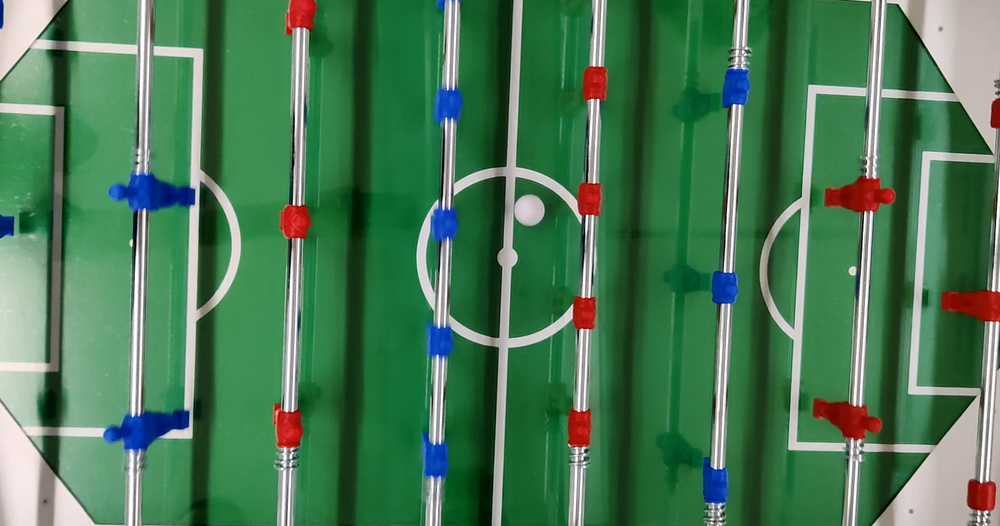
#> input picture back/images/stop/color.png, 1000 x 526 px, shrunk from 1763 x 928 before the run
$ python photo.py
#> lines starting #> are read from the running program, lines starting #| are printed output that depends on the picture; after the words box and inside, x2 and y2 are one past the last pixel; in counts of white or black regions, pixels touching at a corner belong together
#!/usr/bin/env python3

import cv2 as cv
import numpy as np
from matplotlib import pyplot as plt


# # img_gray = cv2.cvtColor(img, cv2.COLOR_BGR2GRAY)
# # img_rgb = cv2.cvtColor(img, cv2.COLOR_BGR2RGB)


# # stop_data = cv2.CascadeClassifier('stop_data.xml')

# # found = stop_data.detectMultiScale(img_gray,
# #                                    minSize =(20, 20))

# # amount_found = len(found)

# # if amount_found != 0:
# #     for (x, y, width, height) in found:
# #         cv2.rectangle(img_rgb, (x, y),
# #                       (x + height, y + width),
# #                       (0, 255, 0), 5)

# # img = np.zeros((512,512,3), np.uint8)

# # cv.line(img, (0,0), (511,511), (0,0,255), 5)
# img = cv.imread("images/balloon/one_ballon.png")

# hsv = cv.cvtColor(img, cv.COLOR_BGR2HSV)

# # cv.circle(img, (100,100), 50, (0,0,255), 3)


# lower_range = np.array([0,0,0])
# upper_range = np.array([0,0,0])

# mask = cv.inRange(hsv, lower_range, upper_range)

# # cv.imshow("Image", img)
# # cv.imshow("Mask", mask)
# # cv.waitKey(0)
# # cv.destroyAllWindows()

# # plt.subplot(1,1,1)
# # plt.imshow(img)
# plt.imshow(mask)
# plt.show()

import cv2
import numpy as np


def detectCirclesWithDp(frame, dp=1):
    blurred = cv2.medianBlur(frame, 25)
    grayMask = cv2.cvtColor(blurred, cv2.COLOR_BGR2GRAY)
    # cannyMask = cv2.Canny(grayMask, 50, 240)
    return cv2.HoughCircles(grayMask, cv2.HOUGH_GRADIENT, dp, 40, param1=10, param2=30, minRadius=20, maxRadius=70)

def getROI(frame, x, y, r):
    return frame[int(y-r/2):int(y+r/2), int(x-r/2):int(x+r/2)]


COLOR_NAMES = ["red","green", "blue", "white"]

COLOR_RANGES_HSV = {
    "red": [(0, 50, 10), (10, 255, 255)],
    "green": [(35, 50, 10), (80, 255, 255)],
    "blue": [(100, 50, 10), (130, 255, 255)],
    "white": [(5, 0, 10), (255, 255, 255)]
}

def getMask(frame, color):
    blurredFrame = cv2.GaussianBlur(frame, (3, 3), 0)
    hsvFrame = cv2.cvtColor(blurredFrame, cv2.COLOR_BGR2HSV)

    colorRange = COLOR_RANGES_HSV[color]
    lower = np.array(colorRange[0])
    upper = np.array(colorRange[1])

    colorMask = cv2.inRange(hsvFrame, lower, upper)
    colorMask = cv2.bitwise_and(blurredFrame, blurredFrame, mask=colorMask)

    return colorMask

def getDominantColor(roi):
    roi = np.float32(roi)

    criteria = (cv2.TERM_CRITERIA_EPS + cv2.TERM_CRITERIA_MAX_ITER, 10, 1.0)
    K = 4
    ret, label, center = cv2.kmeans(roi, K, None, criteria, 10, cv2.KMEANS_RANDOM_CENTERS)

    center = np.uint8(center)
    res = center[label.flatten()]
    res2 = res.reshape(roi.shape)

    pixelsPerColor = []
    for color in COLOR_NAMES:
        mask = getMask(res2, color)
        greyMask = cv2.cvtColor(mask, cv2.COLOR_BGR2GRAY)
        count = cv2.countNonZero(greyMask)
        pixelsPerColor.append(count)

    return COLOR_NAMES[pixelsPerColor.index(max(pixelsPerColor))]

# Read image.
img = cv2.imread('images/stop/color.png', cv2.IMREAD_COLOR)
#> img is the input picture: shape (526, 1000, 3); mean B, G, R 85.7, 121.1, 72.8

# Convert to grayscale.
gray = cv2.cvtColor(img, cv2.COLOR_BGR2GRAY)
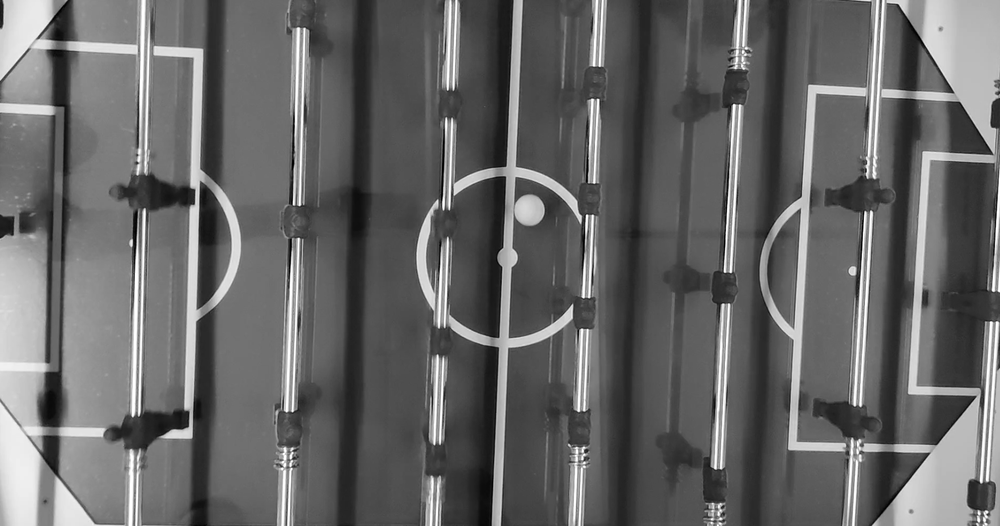
#> gray: shape (526, 1000); min 0, max 255, mean 102.6

# Blur using 3 * 3 kernel.
gray_blurred = cv2.blur(gray, (3, 3))

# cv2.imshow('gray_blurred', gray)
# cv2.waitKey(0)
# sys.exit(0)
# Apply Hough transform on the blurred image.
detected_circles = cv2.HoughCircles(gray_blurred,
                cv2.HOUGH_GRADIENT, 1, 20, param1 = 50,
            param2 = 30, minRadius = 1, maxRadius = 40)
#> detected_circles = [[528.5, 209.5, 15.6]]

# detected_circles = detectCirclesWithDp(img)

# print("frame", img)
# print(detected_circles)
nb = 1
text = "image : " + str(nb)

img = cv.putText(img, text, (100,100), cv.FONT_HERSHEY_SIMPLEX, 1, (255,0,0), 2, cv.LINE_AA)
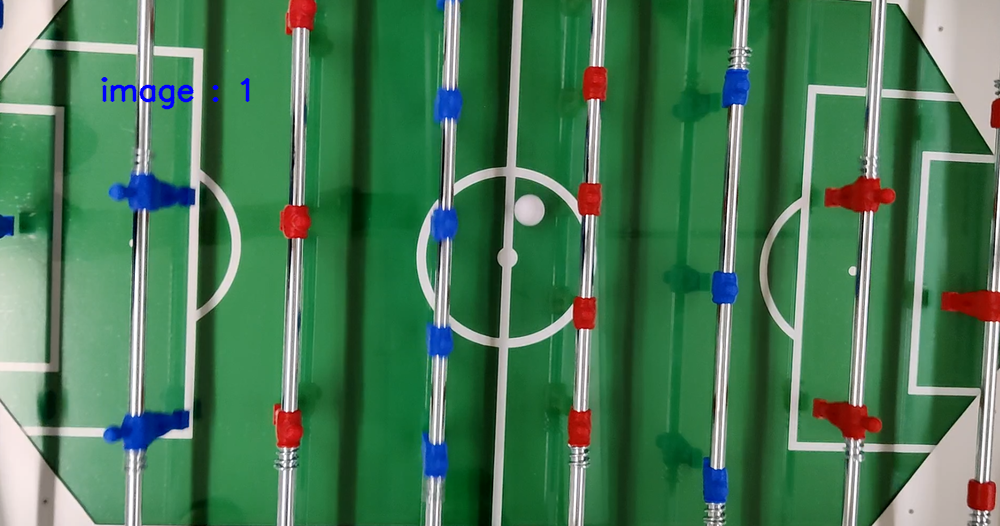
#> img: shape (526, 1000, 3); 0.27% of pixels changed, all inside (x1, y1, x2, y2) = (101, 77, 250, 110)

# mycircle = [0, 0, 0]
# Draw circles that are detected.
if detected_circles is not None:
    for circle in detected_circles[0, :]:
        # print(circle[0], circle[1])
            # if imageUtils.inFrame(img, circle[0], circle[1]):
        # print("one circle",circle[0], circle[1], circle[2])
        roi = getROI(img, circle[0], circle[1], circle[2])
        # print(roi)
        color = getDominantColor(roi)
        # print("Color :", color)
        # print("coord : %i %i" % (round(circle[1]), round(circle[0])))
        b, g, r = img[round(circle[1]), round(circle[0])]
        print("Color : %i %i %i" % (r,g,b))
        if r > 200 and g > 200 and b > 200:
            cv2.circle(img, (round(circle[0]), round(circle[1])), round(circle[2]), (0, 255, 0), 2)
#> this loop made 1 pass
#> (circle, criteria in getDominantColor, K in getDominantColor, ret in getDominantColor, label in getDominantColor, color) on pass 1: ([528.5, 209.5, 15.6], (3, 10, 1), 4, 870.4, [0, 1, 1, 2, 2, 3, 3, 3, 3, 3, 2, 2, 2, 1, 1, 1], 'white')
#| Color : 217 206 212
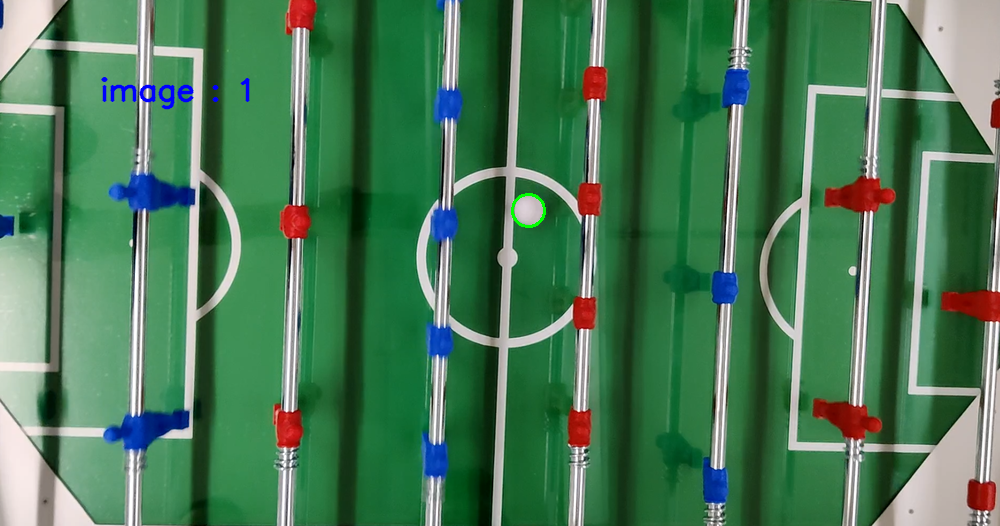
#> img: shape (526, 1000, 3); 0.06% of pixels changed, all inside (x1, y1, x2, y2) = (511, 193, 546, 228)
        # img[round(circle[1]), round(circle[0])] = [255, 0, 0]
        # if mycircle[2] < round(circle[2]):
        #     mycircle = [round(circle[0]), round(circle[1]), round(circle[2])]

        # # IF WANT TO PRINT THE COLOR OF THE CIRCLE
        # cv2.putText(img, color, (int(circle[0] + 20), int(circle[1] + 20)), cv2.FONT_HERSHEY_SIMPLEX, 0.5,
        #                 (0, 255, 255))
cv2.imshow("Detected Circle", img)
# print(mycircle)
cv2.waitKey(0)


    # [14 lines of commented-out code are left out]

$ run again, with back/images/stop/stop.jpg saved as back/images/stop/color.png
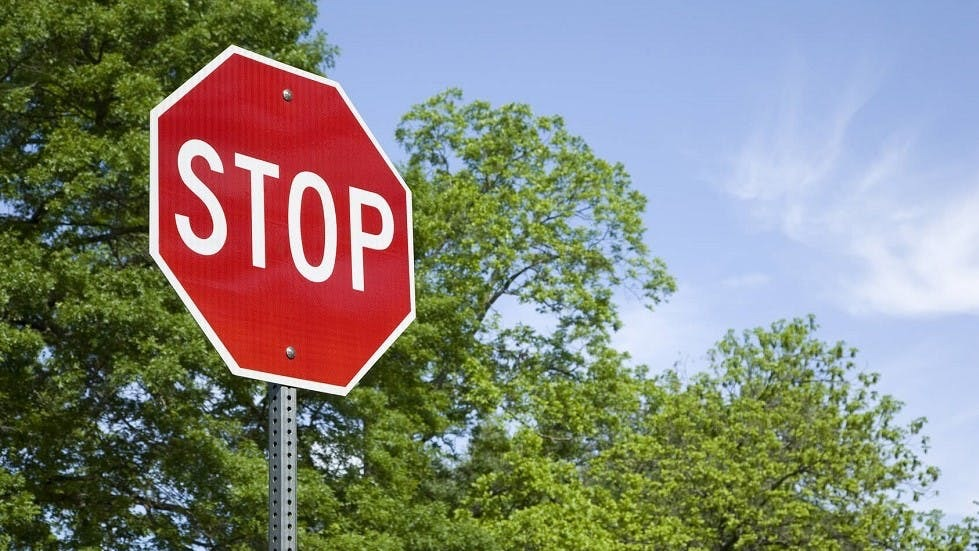
#> input picture back/images/stop/stop.jpg, 979 x 551 px
#> img is the input picture: shape (551, 979, 3); mean B, G, R 123.1, 133.3, 133
#> `gray = cv2.cvtColor(img, cv2.COLOR_BGR2GRAY)`:
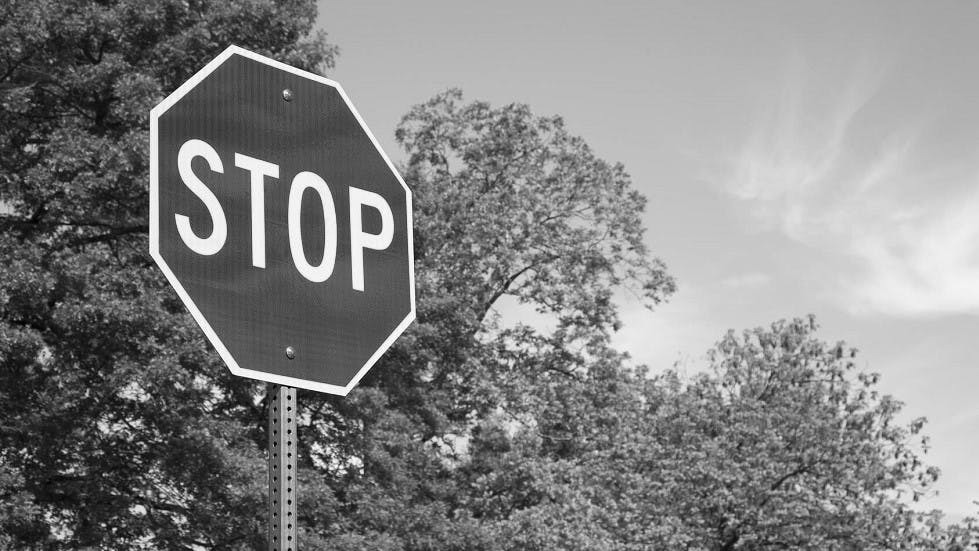
#> gray: shape (551, 979); min 0, max 255, mean 132
#> detected_circles = 246 rows, first 8: [125.5, 349.5, 37.2], [714.5, 449.5, 35], [80.5, 48.5, 35], [542.5, 388.5, 33.8], [141.5, 327.5, 35], [159.5, 341.5, 35], [204.5, 467.5, 39.4], [575.5, 219.5, 37.1]
#> the loop `for circle in detected_circles[0, :]: # print(circle[0], circle[1]) # ..` made 246 passes
#> (circle, ret in getDominantColor, color, b, g, r) on passes 1 to 3: ([125.5, 349.5, 37.2], 1051557.6, 'white', 4, 34, 23), ([714.5, 449.5, 35], 1228642.4, 'green', 52, 154, 137), ([80.5, 48.5, 35], 512465.3, 'white', 4, 37, 30)
#> (printed output is left out)
#> after the loop `for circle in detected_circles[0, :]:`:
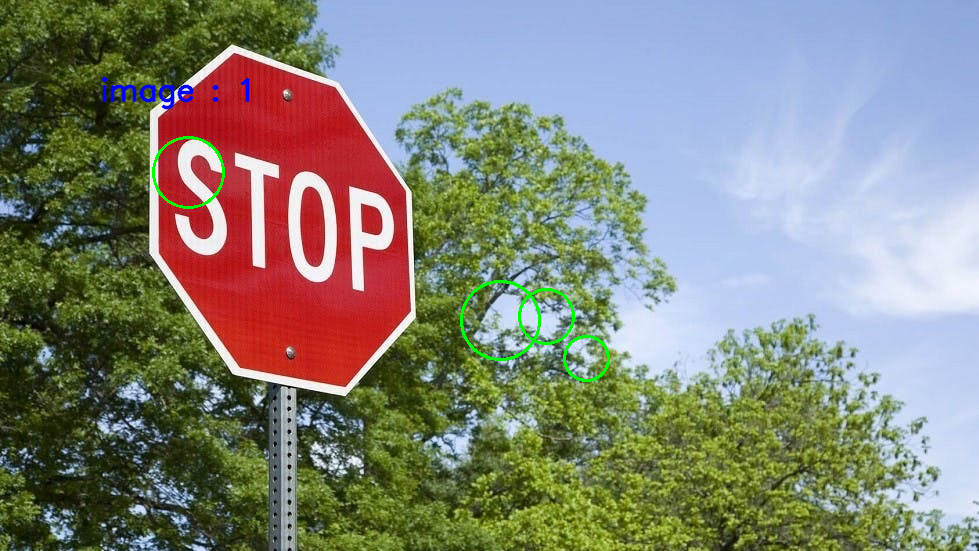
#> img: shape (551, 979, 3); mean B, G, R 122.9, 133.6, 132.2
